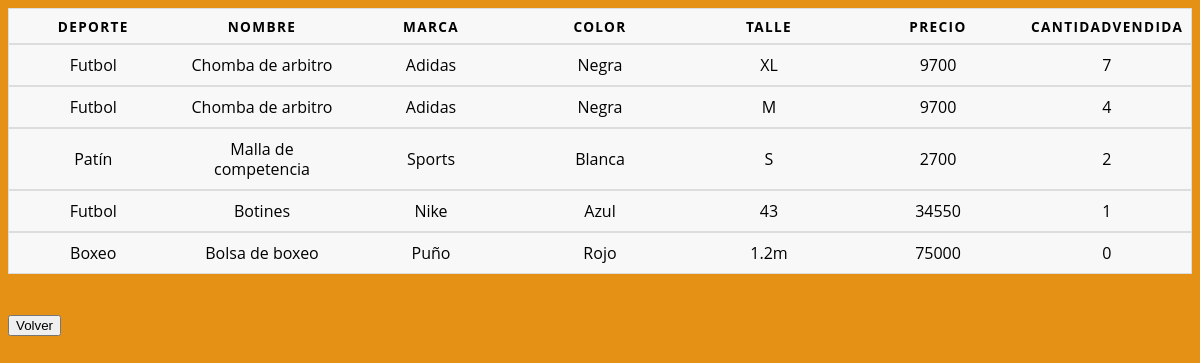
The app's page /top_sellers.php with its own data.
### tables this page shows
CREATE TABLE `producto` (
  `Id` int(11) NOT NULL,
  `Deporte` varchar(255) DEFAULT NULL,
  `Nombre` varchar(255) NOT NULL,
  `Marca` varchar(255) NOT NULL,
  `Color` varchar(255) DEFAULT NULL,
  `Talle` varchar(255) DEFAULT NULL,
  `Stock` int(11) NOT NULL,
  `Precio` float NOT NULL,
  `Proveedor` varchar(255) NOT NULL,
  `MailProveedor` varchar(255) NOT NULL,
  `TelefonoProveedor` varchar(255) DEFAULT NULL,
  `Eliminado` tinyint(1) DEFAULT NULL,
  `CantidadVendida` int(11) DEFAULT NULL
);

### top_sellers.php (the view, shortened to what this page needs)
<?php
    include("conexion.php");
    $listProductos=mysqli_query($conexion, "SELECT Deporte, Nombre, Marca, Color, Talle, Precio, CantidadVendida FROM producto
                                WHERE Eliminado = 0 ORDER BY CantidadVendida DESC, Deporte ASC, Nombre ASC");
?>
<!DOCTYPE html>
<html lang="es">
<head>
	<link rel="stylesheet" href="tabla.css">
</head>
<body>
	<?php
		if($listProductos->num_rows > 0){
			Echo
				"<table>
					<thead>
						<tr>
							<th scope='col'>Deporte</th><th scope='col'>Nombre</th><th scope='col'>Marca</th><th scope='col'>Color</th><th scope='col'>Talle</th>
                            <th scope='col'>Precio</th><th scope='col'>CantidadVendida</th>
						</tr>
					</thead>
				</table>";
			while($row = $listProductos->fetch_assoc()) {
				Echo
					"<table>
						<tr>
							<td>".$row['Deporte']."</td><td>".$row['Nombre']."</td><td>".$row['Marca']."</td>
							<td>".$row['Color']."</td><td>".$row['Talle']."</td><td>".$row['Precio']."</td><td>".$row['CantidadVendida']."</td>
						</tr>
					</table>";
			}
            Echo "<br/><br/><a href=admin_site.php><button>Volver</button></a>";
		}else{
			Echo "Error";
		}
	?>
</body>
</html>

### tabla.css (style rules this page uses)
body { background-color: #e49116; font-family: "Open Sans", sans-serif; line-height: 1.25; }
table { border: 1px solid #ccc; border-collapse: collapse; margin: 0; padding: 0; width: 100%; table-layout: fixed; }
table tr { background-color: #f8f8f8; border: 1px solid #ddd; padding: .35em; }
table th, table td { padding: .625em; text-align: center; }
table th { font-size: .85em; letter-spacing: .1em; text-transform: uppercase; }

### records on screen
producto: Deporte "Futbol", Nombre "Chomba de arbitro", Marca "Adidas", Color "Negra", Talle "XL", Precio "9700", CantidadVendida "7"
producto: Deporte "Futbol", Nombre "Chomba de arbitro", Marca "Adidas", Color "Negra", Talle "M", Precio "9700", CantidadVendida "4"
producto: Deporte "Patín", Nombre "Malla de competencia", Marca "Sports", Color "Blanca", Talle "S", Precio "2700", CantidadVendida "2"
producto: Deporte "Futbol", Nombre "Botines", Marca "Nike", Color "Azul", Talle "43", Precio "34550", CantidadVendida "1"
producto: Deporte "Boxeo", Nombre "Bolsa de boxeo", Marca "Puño", Color "Rojo", Talle "1.2m", Precio "75000", CantidadVendida "0"
